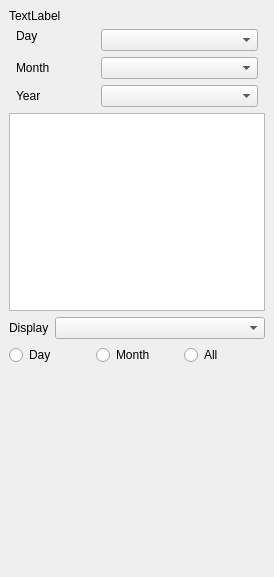
<?xml version="1.0" encoding="UTF-8"?>
<ui version="4.0">
 <class>RoadTrafficExaminerPanel</class>
 <widget class="QDockWidget" name="RoadTrafficExaminerPanel">
  <property name="geometry">
   <rect>
    <x>0</x>
    <y>0</y>
    <width>274</width>
    <height>577</height>
   </rect>
  </property>
  <property name="minimumSize">
   <size>
    <width>274</width>
    <height>460</height>
   </size>
  </property>
  <property name="floating">
   <bool>false</bool>
  </property>
  <property name="windowTitle">
   <string>Road Traffic Link</string>
  </property>
  <widget class="QWidget" name="dockWidgetContents">
   <property name="sizePolicy">
    <sizepolicy hsizetype="Expanding" vsizetype="Expanding">
     <horstretch>0</horstretch>
     <verstretch>0</verstretch>
    </sizepolicy>
   </property>
   <layout class="QGridLayout" name="gridLayout_2">
    <item row="2" column="0">
     <widget class="QTableWidget" name="tableWidget">
      <property name="sizePolicy">
       <sizepolicy hsizetype="Preferred" vsizetype="MinimumExpanding">
        <horstretch>0</horstretch>
        <verstretch>0</verstretch>
       </sizepolicy>
      </property>
     </widget>
    </item>
    <item row="1" column="0">
     <layout class="QGridLayout" name="gridLayout">
      <property name="sizeConstraint">
       <enum>QLayout::SetNoConstraint</enum>
      </property>
      <property name="leftMargin">
       <number>7</number>
      </property>
      <property name="rightMargin">
       <number>7</number>
      </property>
      <item row="0" column="0" alignment="Qt::AlignTop">
       <widget class="QLabel" name="label_day">
        <property name="text">
         <string>Day</string>
        </property>
       </widget>
      </item>
      <item row="2" column="1" colspan="2">
       <widget class="QComboBox" name="comboBox_year"/>
      </item>
      <item row="1" column="0">
       <widget class="QLabel" name="label_month">
        <property name="text">
         <string>Month</string>
        </property>
       </widget>
      </item>
      <item row="1" column="1" colspan="2">
       <widget class="QComboBox" name="comboBox_month"/>
      </item>
      <item row="2" column="0">
       <widget class="QLabel" name="label_year">
        <property name="text">
         <string>Year</string>
        </property>
       </widget>
      </item>
      <item row="0" column="1" colspan="2">
       <widget class="QComboBox" name="comboBox_day"/>
      </item>
     </layout>
    </item>
    <item row="5" column="0" rowspan="2">
     <layout class="QHBoxLayout" name="horizontalLayout">
      <item>
       <widget class="QLabel" name="label">
        <property name="sizePolicy">
         <sizepolicy hsizetype="Minimum" vsizetype="Minimum">
          <horstretch>0</horstretch>
          <verstretch>0</verstretch>
         </sizepolicy>
        </property>
        <property name="text">
         <string>Display</string>
        </property>
        <property name="margin">
         <number>5</number>
        </property>
       </widget>
      </item>
      <item>
       <widget class="QComboBox" name="comboBox">
        <property name="sizePolicy">
         <sizepolicy hsizetype="Expanding" vsizetype="Expanding">
          <horstretch>0</horstretch>
          <verstretch>0</verstretch>
         </sizepolicy>
        </property>
       </widget>
      </item>
     </layout>
    </item>
    <item row="0" column="0">
     <widget class="QLabel" name="label_description">
      <property name="text">
       <string>TextLabel</string>
      </property>
     </widget>
    </item>
    <item row="9" column="0" rowspan="3">
     <layout class="QHBoxLayout" name="horizontalLayout_2">
      <property name="sizeConstraint">
       <enum>QLayout::SetFixedSize</enum>
      </property>
      <item>
       <widget class="QRadioButton" name="radioButton_day">
        <property name="text">
         <string>Day</string>
        </property>
       </widget>
      </item>
      <item>
       <widget class="QRadioButton" name="radioButton_month">
        <property name="text">
         <string>Month</string>
        </property>
       </widget>
      </item>
      <item>
       <widget class="QRadioButton" name="radioButton_all">
        <property name="text">
         <string>All</string>
        </property>
       </widget>
      </item>
     </layout>
    </item>
    <item row="14" column="0">
     <widget class="QCustomPlot" name="plot" native="true">
      <property name="sizePolicy">
       <sizepolicy hsizetype="Preferred" vsizetype="Expanding">
        <horstretch>0</horstretch>
        <verstretch>0</verstretch>
       </sizepolicy>
      </property>
     </widget>
    </item>
   </layout>
  </widget>
 </widget>
 <customwidgets>
  <customwidget>
   <class>QCustomPlot</class>
   <extends>QWidget</extends>
   <header>qcustomplot.h</header>
   <container>1</container>
  </customwidget>
 </customwidgets>
 <resources/>
 <connections/>
</ui>
